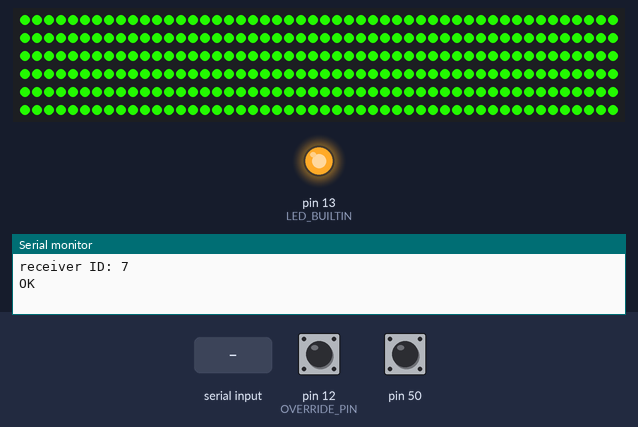
Simulated run of this sketch. Board: Arduino Mega 2560, built with avr-gcc and run on an emulated ATmega2560. Parts: 300 RGB LEDs in strip order, left to right, continuing on the next row, output pins drawn as LEDs (lit = HIGH), the last lines printed to the serial monitor. The inputs (shaded band) are chosen by the test bench; at power-on: pin 12 (OVERRIDE_PIN) HIGH, pin 50 HIGH. Dim RGB values are drawn brighter than linear; the modem accepts every AT command (registered, SIM ready, sends succeed) and sends nothing else.

Above: at 4.9 s.
5.0 s: "+R\n" received over the second serial link
At 5.8 s:
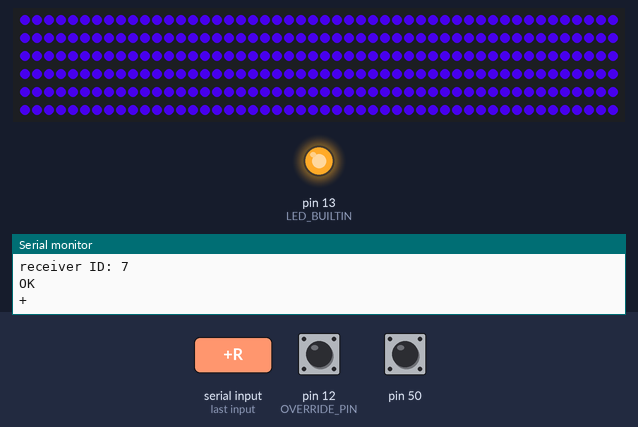
8.0 s: "1\n" received over the second serial link
At 9.2 s:
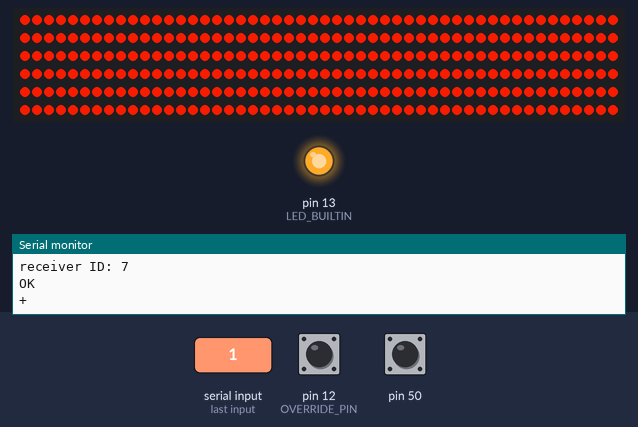
11.0 s: pin 12 (OVERRIDE_PIN) pulled LOW for 0.15 s
At 11.51 s:
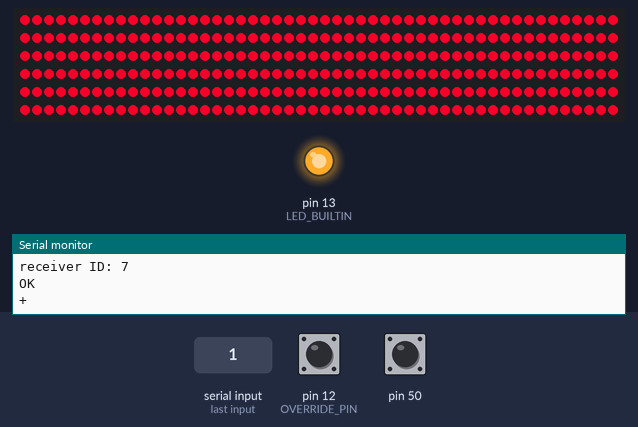
11.7 s: "+R\n" received over Serial
At 13.1 s:
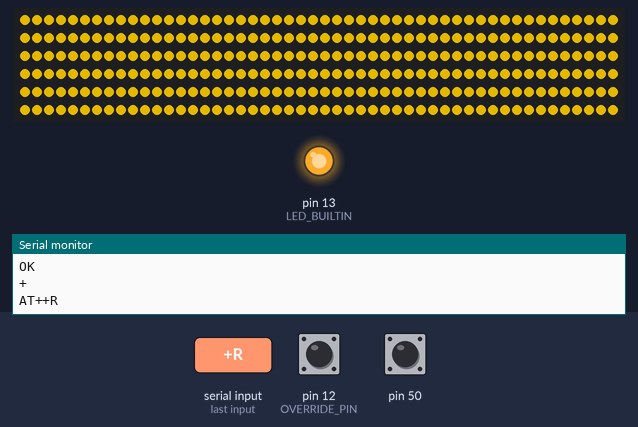
13.2 s: "1\n" received over Serial
At 14.36 s:
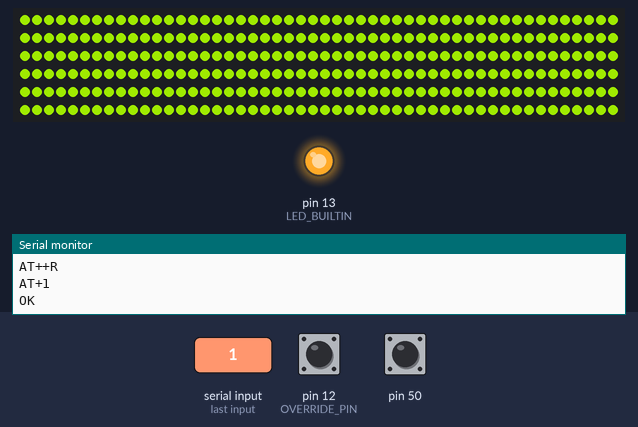
16.2 s: pin 12 (OVERRIDE_PIN) pulled LOW for 1 s
At 17.0 s:
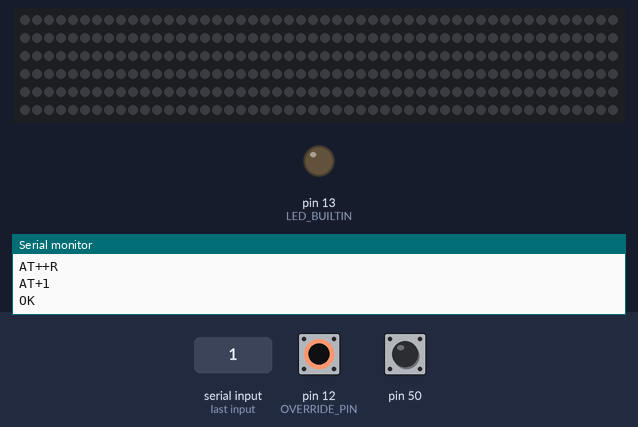
Timing chart, 0 to 18.8 s (numbered marks = the images above; inputs shaded):
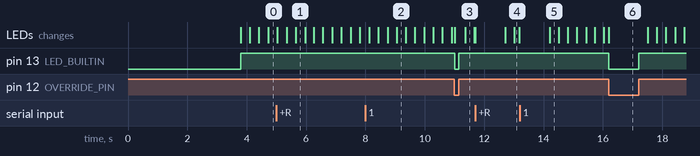

The sketch:

multiColorStressTest.ino
```cpp
#include <SoftwareSerial.h>

#define FASTLED_ALLOW_INTERRUPTS 0
#include <FastLED.h>

#define LORA_TX_PIN 10   //tx pin on LORA
#define LORA_RX_PIN 9   //rx pin on LORA
#define LCD_TX_PIN  5   //tx pin for LCD
#define LCD_RX_PIN  6   //rx pin for LCD

#define LED_PIN     11   //digital pin for LEDs
#define NUM_LEDS    300  //maximum number of LEDs inside of strip

#define OVERRIDE_PIN 12 //override switch, turns on relay

#define USB Serial
#define BUFLEN 64
char workingBuffer[BUFLEN];

CRGB leds[NUM_LEDS];

// Todo: Create a LORA class.  Replace this line with "LORA myLORA(LORA_TX_PIN, LORA_RX_PIN);
//SoftwareSerial LORA (LORA_TX_PIN, LORA_RX_PIN);
#define LORA Serial1

// Todo: Create an LCD class.  Replace this line with "LCD myLCD(LCD_TX_PIN, LCD_RX_PIN);
SoftwareSerial LCD  (LCD_TX_PIN, LCD_RX_PIN);

int address = 0;
bool overSwitch = false;
bool loraSwitch = false;
bool override = false;
int hue = 0;

/* Sends a command to the LoRa and returns the response in a buffer */
// Todo: Make this a class method
void sendToLora(const char* command, char* response, int buflen) {
  LORA.print(command);  // Send command
  LORA.print("\r\n");   // Append terminator
  int n = LORA.readBytesUntil('\n', response, buflen); // Read the response (terminates in \r\n)
  response[n - 1] = 0; // Replace the last character (\r) with a string terminator
}

// Todo: make this a class method
void readLora(char* response, int buflen) {
  int n = LORA.readBytesUntil('\n', response, buflen); // Read the response (terminates in \r\n)
  response[n - 1] = 0; // Replace the last character (\r) with a string terminator
}

// Todo: make this a class method
void displayLcd(char* message) {
  LCD.write(0xFE);  // Control character
  LCD.write(0x01);  // Clear the screen
  LCD.print(message);
}


// Todo:  Create an address class
void setAddress() {
  if (digitalRead(50)) {
    address = 7;
  } else {
    address = 8;
  }
}

void setup() {
  // Start the serial port connected to the computer
  USB.begin(9600);
  //  while (!USB) {
  //    ;
  //  }
  //USB.println("Initializing");

  // Start the LCD display
  delay(750); // Wait for LCD to be ready
  LCD.begin(9600);
  while (!LCD) {
    ;
  }

  // Start the LoRa connection
  LORA.begin(9600);
  while (!LORA) {
    ;
  }

  // Todo: Replace with myLCD.clear();
  LCD.write(0xFE);
  LCD.write(0x01);


  sendToLora("AT+ADDRESS?", workingBuffer, BUFLEN);
  Serial.println(workingBuffer);
  LCD.print("A=");
  LCD.print(workingBuffer + 9);
  sendToLora("AT+NETWORKID?", workingBuffer, BUFLEN);
  Serial.println(workingBuffer);
  LCD.print(" N=");
  LCD.print(workingBuffer + 11);
  sendToLora("AT+PARAMETER=10,7,1,7", workingBuffer, BUFLEN);
  Serial.println(workingBuffer);
  sendToLora("AT+PARAMETER?", workingBuffer, BUFLEN);
  Serial.println(workingBuffer);
  LCD.print(" P=");
  LCD.print(workingBuffer + 11);


  pinMode(LED_BUILTIN, OUTPUT);
  pinMode(50, INPUT_PULLUP);
  pinMode(OVERRIDE_PIN, INPUT_PULLUP);
  //pinMode(LED_PIN, OUTPUT);

  FastLED.addLeds<WS2812B, LED_PIN, GRB>(leds, NUM_LEDS).setCorrection(TypicalLEDStrip);
  FastLED.clear();
  FastLED.show();

  setAddress();
  LCD.print(" ID=");
  LCD.print(address);

  USB.print("receiver ID: ");
  USB.println(address);
}

bool state = false;
long unsigned int timerCounter = 1000;

void xmitCharacter(char val) {
  String str("AT+SEND=1,1");
  LORA.print(str + val + "\r\n");
}

void loop() {
  // Handle the serial monitor

  // If there are characters available from the xcvr and the Serial port isn't full,
  // then echo the message to the Serial monitor

  if (LORA.available() > 0) {
    //    char rcvd = WLS.read();
    //    Serial.write(rcvd);
    readLora(workingBuffer, BUFLEN);
    Serial.println(workingBuffer);

    char *s1 = strtok(workingBuffer, ",");
    if (0 == strncmp(workingBuffer, "+R", 2)) {
      s1 = strtok(NULL, ",");
      s1 = strtok(NULL, ",");
      displayLcd(s1);

      if (s1[address] == '1') {
        loraSwitch = true;
      } else if (s1[address] == '0') {
        loraSwitch = false;
      }
    }
  }

  if (digitalRead(OVERRIDE_PIN)) {
    fill_solid(leds, NUM_LEDS, CHSV(hue,255,255));
    digitalWrite(13, HIGH);
  }else{
    if(loraSwitch){
      //fill_rainbow(leds, NUM_LEDS, hue);
      fill_solid(leds, NUM_LEDS, CHSV(hue, 255, 255));
      digitalWrite(13, HIGH);
    }else{
      FastLED.clear();
      digitalWrite(13, LOW);
    }
  }

  // If there are characters available from the serial monitor, send them to the xcvr
  if (Serial.available() > 0) {
    String str = "AT+" + Serial.readString();  // Append the AT command prefix

    // Strip the newline character off of the end of the string from the monitor
    str.remove(str.length() - 1, 1);

    // Echo the string back to the monitor
    USB.println(str);

    // Send the string the xcvr
    LORA.print(str + "\r\n");
  }

  //delay(100);
  //hue++;


  EVERY_N_MILLISECONDS(20){
    hue+=2;
    FastLED.show();
  }
}
```

Measured:
- after the input at 11.0 s, pin 13 (LED_BUILTIN): HIGH → LOW at once, → HIGH 0.14 s later; the LEDs: first change at once (image 3 shows a later state)
- after the input at 16.2 s, pin 13 (LED_BUILTIN): HIGH → LOW at once, → HIGH 1.0 s later; the LEDs: change at once (image 6)
